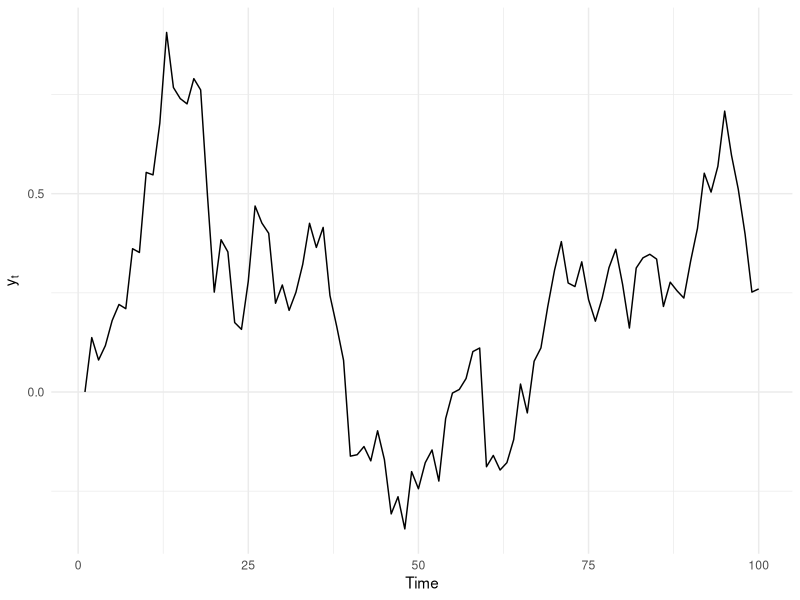

Recreate this plot in R.
## ---- chunk 1
library(tidyverse)
set.seed(42)
## ---- chunk 2

set.seed(42)
get_r_walk <- function(n = 1000, mean = 0, sd = 1) {
  y <- numeric(n)
  y <- 0 # initialising
  
  for (i in 2:n) {
    y[i] <- y[i - 1] + rnorm(1, mean = mean, sd = sd)
  }
  y
}

n <- 100
y <- get_r_walk(n, mean = 0, sd = 0.1)

cv <- sd(y)/mean(y)
cv
ggplot() +
  geom_line(aes(x = 1:n, y = y)) +
  labs(x = "Time", y = expression(y[t])) +
  theme_minimal()
## ---- chunk 3
get_un_loglin <- function(theta, mu = 0, sigma = 1, y) {
  un_dist <- theta^(sum(y) - 1) * exp(-length(y) * theta) *
    exp(-((log(theta) - mu) ^ 2) / (2 * sigma ^ 2))

  un_dist
}


## ---- chunk 4
saints_goals <- c(1, 2, 2, 0, 2, 0, 0, 1, 0, 1, 1, 1, 0, 1, 1, 1, 1, 0, 1, 0, 0, 1, 1, 0, 1, 0, 0, 3, 0, 1, 0, 3, 0, 1, 3, 0, 1, 4)

## ---- chunk 5
S <- sum(saints_goals)
eta_prime <- log(0.8)
eta <- log(1.1)
n <- length(saints_goals)
mu <- 1
sigma <- 0.5

lr <- S * (eta_prime - eta) - n * (exp(eta_prime) - exp(eta)) - 
  ((eta_prime - mu) ^ 2 - (eta - mu) ^ 2)/(2 * sigma^2)

ar <- exp(lr)
ar
## ---- chunk 6
set.seed(42)
## Log unnormalised posterior for eta = log(theta)
## y    : vector of Poisson observations
## mu   : prior mean for eta
## sigma: prior sd for eta
logpost_eta <- function(eta, y, mu, sigma) {
  S <- sum(y)
  n <- length(y)
  # lp = S*eta - n*exp(eta) - (eta - mu)^2 / (2*sigma^2)
  S * eta - n * exp(eta) - (eta - mu)^2 / (2 * sigma^2)
}

## Metropolis sampler on eta = log(theta)
## proposal: eta' ~ N(eta_t, proposal_sd^2)
mh_pois_lognorm <- function(y,
                            mu,
                            sigma,
                            n_iter      = 10000,
                            proposal_sd = 0.2,  # 0.2^2 = 0.04
                            eta_init    = NULL) {
  if (is.null(eta_init)) {
    # Simple default: log of (mean(y)+small_offset) to avoid log(0)
    eta_init <- log(mean(y) + 0.1)
  }
  
  eta <- numeric(n_iter)
  eta[1] <- eta_init
  
  lp_curr <- logpost_eta(eta[1], y, mu, sigma)
  n_accept <- 0L
  
  for (t in 2:n_iter) {
    # Propose new eta'
    eta_prop <- rnorm(1, mean = eta[t - 1], sd = proposal_sd)
    
    # Log unnormalised posterior at proposal
    lp_prop <- logpost_eta(eta_prop, y, mu, sigma)
    
    # Log acceptance ratio
    log_r <- lp_prop - lp_curr
    
    # Accept/reject
    if (log(runif(1)) < log_r) {
      eta[t]   <- eta_prop
      lp_curr  <- lp_prop
      n_accept <- n_accept + 1L
    } else {
      eta[t] <- eta[t - 1]  # stay put
    }
  }
  
  theta <- exp(eta)
  
  list(
    eta         = eta,
    theta       = theta,
    accept_rate = n_accept / (n_iter - 1),
    mu          = mu,
    sigma       = sigma,
    proposal_sd = proposal_sd
  )
}
 
resp <- mh_pois_lognorm(y = saints_goals,
  mu = 1,
  sigma = 0.5,
  n_iter = 100,
  proposal_sd = 0.2,
    eta_init = mean(saints_goals)
  )
resp$theta
mean( resp$theta )
resp$accept_rate
## ---- chunk 7
set.seed(42)

post <- function(theta, data = saints_goals) {

 likelihood <- sapply(theta, \(x) prod(dpois(data, x)))

 likelihood * dnorm(log(theta), 1, 0.5)
}

ratio <- function(theta1, theta2) post(theta1) / post(theta2)
metropolis <- function(start_val = 1, n = 1000, sd = 0.2) {

 theta <- c(start_val, rep(0, n))

 accept <- 0

 for(i in 2:(n + 1)) {

 prop <- exp(rnorm(1, log(theta[i - 1]), sd))

 if(ratio(prop, theta[i - 1]) > runif(1)) {

  theta[i] <- prop

  accept <- accept + 1

 } else theta[i] <- theta[i - 1]

 }

 return(list(sample = theta[2:(n + 1)], accept_rate = accept / n))

}

thetahat <- mean(saints_goals)

theta <- metropolis(start_val = thetahat, n = 100)
theta$sample
mean(theta$sample)
